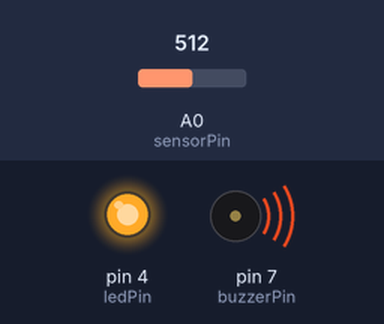
A sketch run on a simulated Arduino Uno, built with avr-gcc and run on an emulated ATmega328P. Shown: output pins drawn as LEDs (lit = HIGH), buzzer (waves = sounding). The inputs (shaded band) are chosen by the test bench; at power-on: A0 (sensorPin) = 512.

Above: at 1.3 s.
1.4 s: A0 (sensorPin) set to 199
2.9 s: A0 (sensorPin) set to 174
At 3.4 s:
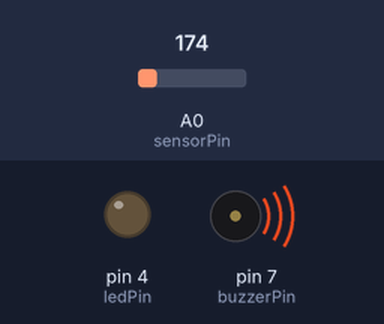
4.5 s: A0 (sensorPin) set to 122
At 5.7 s:
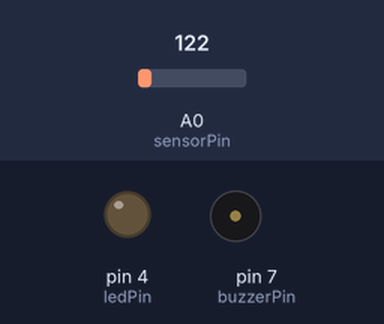
6.0 s: A0 (sensorPin) set to 108
7.5 s: A0 (sensorPin) set to 94
At 8.1 s:
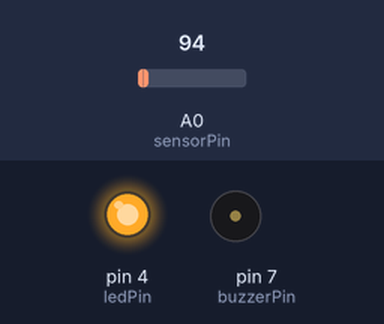
9.0 s: A0 (sensorPin) set to 306
At 10.4 s:
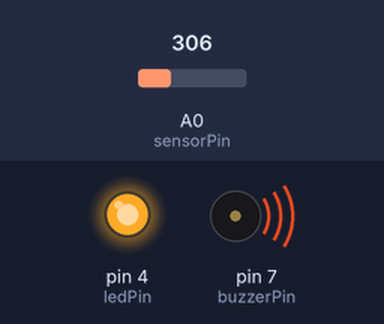
Timing chart, 0 to 11.5 s (numbered marks = the images above; inputs shaded):
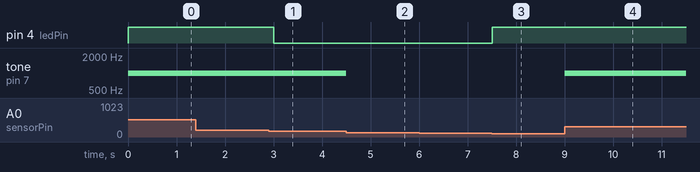

The sketch:

code.ino
```cpp
const int sensorPin = A0;
const int ledPin = 4;
const int buzzerPin = 7;

void setup() {
  pinMode(ledPin, OUTPUT);
  pinMode(buzzerPin, OUTPUT);
}

void loop() {
  int rawReading = analogRead(sensorPin);
  float voltage = rawReading * (5.0 / 1023.0);
  float temperatureC = (voltage - 0.5) * 100;

  if (temperatureC < 0) {
    digitalWrite(ledPin, HIGH);
    noTone(buzzerPin);
  }
  else if (temperatureC >= 30 && temperatureC <= 40) {
    digitalWrite(ledPin, LOW);
    tone(buzzerPin, 1000);
  }
  else if (temperatureC > 40) {
    digitalWrite(ledPin, HIGH);
    tone(buzzerPin, 1000);
  }
  else {
    digitalWrite(ledPin, LOW);
    noTone(buzzerPin);
  }

  delay(500);
}
```

Measured:
- the behaviour switches between 185 and 184 on A0 (sensorPin) (found by bisection; images 0 and 1)
- the behaviour switches between 103 and 102 on A0 (sensorPin) (found by bisection; images 2 and 3)
- after the input at 1.4 s, every drawn part: stays the same
- after the input at 2.9 s, pin 4 (ledPin): HIGH → LOW after 0.10 s
- after the input at 4.5 s, tone on pin 7 (buzzerPin): 1000 Hz → silent at once
- after the input at 6.0 s, every drawn part: stays the same
- after the input at 7.5 s, pin 4 (ledPin): LOW → HIGH at once
- after the input at 9.0 s, tone on pin 7 (buzzerPin): silent → 1000 Hz at once
